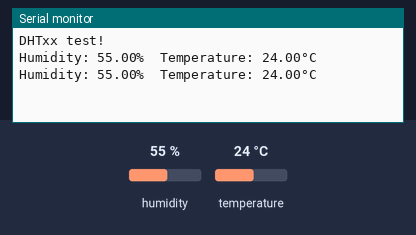
A sketch run on a simulated Arduino Uno, built with avr-gcc and run on an emulated ATmega328P. On the bench: the last lines printed to the serial monitor. The inputs (shaded band) are chosen by the test bench; at power-on: humidity 55 %, temperature 24 °C.

Above: at 4.8 s.
4.9 s: humidity set to 22 %
At 6.7 s:
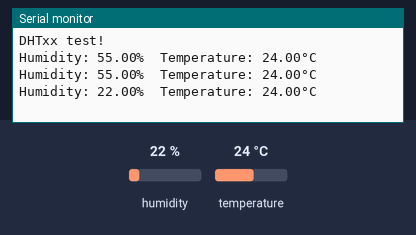
7.9 s: temperature set to 12 °C
At 9.1 s:
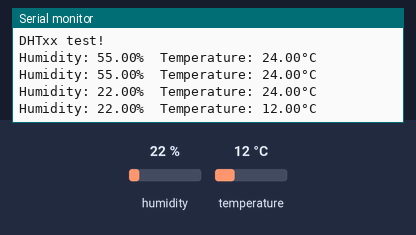
10.9 s: humidity set to 40 %
At 12.8 s:
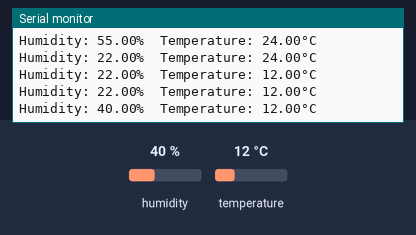
Timing chart, 0 to 14.3 s (numbered marks = the images above; inputs shaded):
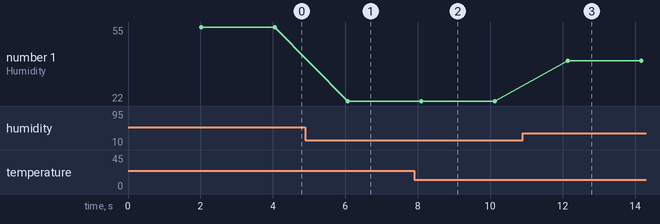

The sketch:

DHTtester.ino
```cpp
#include "DHT.h" // DHT 라이브러리 포함

#define DHTPIN 2 // DHT 센서가 연결된 핀 번호
#define DHTTYPE DHT11 // DHT11 센서 타입 지정

DHT dht(DHTPIN, DHTTYPE); // DHT 객체 생성

struct SensorData { // SensorData라는 구조체 타입 정의
  float humidity; // 습도 값을 저장할 변수
  float temperature; // 온도 값을 저장할 변수
};

SensorData sensor_data; // SensorData 구조체의 인스턴스 생성

void setup() {
  Serial.begin(9600); // 시리얼 통신 시작 (보드레이트 9600)
  Serial.println(F("DHTxx test!")); // 초기화 메시지 출력

  dht.begin(); // DHT 센서 초기화
}

void loop() {
  delay(2000); // 2초 대기
  sensor_data.humidity = dht.readHumidity(); // 습도 값 읽기

  sensor_data.temperature = dht.readTemperature(); // 온도 값 읽기

  if (isnan(sensor_data.humidity) || isnan(sensor_data.temperature)) {
    Serial.println(F("Failed to read from DHT sensor!")); // 센서 읽기 실패 시 메시지 출력
    return; // 함수 종료
  }

  Serial.print(F("Humidity: ")); // 습도 출력 메시지
  Serial.print(sensor_data.humidity); // 습도 값 출력
  Serial.print(F("%  Temperature: ")); // 온도 출력 메시지
  Serial.print(sensor_data.temperature); // 온도 값 출력
  Serial.println(F("°C ")); // 온도 단위 출력
}
```

Measured:
- after the input at 4.9 s, the serial monitor: prints a new line after 1.2 s (image 1)
- after the input at 7.9 s, the serial monitor: prints a new line after 0.20 s (image 2)
- after the input at 10.9 s, the serial monitor: prints a new line after 1.2 s (image 3)
- plotted number 1: 55 → 22 after the input at 4.9 s, 22 → 40 after the input at 10.9 s
